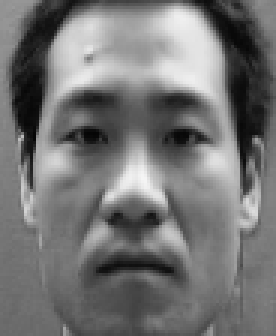
//> input picture test.bmp, 92 x 112 px, given in place of the camera (shown 3 times larger)
$ ./CameraGenderRecognition   (built with g++ and OpenCV 4)
//> lines starting //> are read from the running program, lines starting //| are printed output that depends on the picture
### src/myGabor.h
#include <opencv2/opencv.hpp>
#include <vector>

using namespace std;
using namespace cv;

class myGabor
{
	public:
		static Mat getGaborImg (Mat& src,
                                float sigma,
                                float theta,
                                float lambda,
                                float gamma,
                                Size kernelSize);

   	static Mat getKernel (float sigma,
                          float theta,
                          float lambda,
                          float gamma,
                          int kernelType,
                          Size kernelSize);

    static Mat filterImg (Mat& src,Mat& kernel);

    static Mat filterImg (Mat& src, Mat& kernel, int filterType);

    static Mat calculateMagnitude (Mat &realImg,Mat &imgnrImg);
};

### src/pcaImpl.h
#pragma once

#include <opencv2/opencv.hpp>
#include <vector>
using namespace std;
using namespace cv;

class pcaImpl
{
public:
    pcaImpl (Mat& _data, int maxComponents=0, float retainedVariance = 1.0);
    Mat pcaProject(Mat _data);
    Mat pcaInverseProject(Mat _data);


private:

    Mat meanMat;            // should be 1-D matrix
    Mat covarMat;
    Mat eigenValues;
    Mat eigenVectors;

    pcaImpl& init(Mat& _data, int maxComponents, float retainedVariance);
    template <typename T>
    int computeCumEnergy(const Mat& eigenvalues, T retainedVariance);

};

### src/utils.h
#include <iostream>
#include <vector>
#include <fstream>
#include <sstream>
#include <string>

#include <opencv2/opencv.hpp>
#include <opencv2/core/core.hpp>

#include <opencv2/imgproc/imgproc.hpp>
#include <opencv2/objdetect/objdetect.hpp>
#include <opencv2/highgui/highgui.hpp>
#include <opencv2/ml/ml.hpp>

#include <boost/algorithm/string.hpp>
#include <boost/date_time/posix_time/posix_time.hpp>
#include <boost/filesystem.hpp>

#include "pcaImpl.h"
#include "myGabor.h"

using namespace cv;
using namespace std;

namespace bfs = boost::filesystem;
namespace ba  = boost::algorithm;
namespace bpt = boost::posix_time;


#define THROW_ERROR(err_code, err_msg)                 \
    {                                                  \
        ostringstream oss;                             \
        oss << err_msg << ", err_code = " << err_code; \
        throw runtime_error (oss.str ());              \
    }

// shared parameters
//---------------------------------------
#define FEMALE 1                // set female type to 1
#define MALE   2                // set male type to 2

#define MALE_SAMPLE_NO   340    //no. of male sample
#define FEMALE_SAMPLE_NO 340    //no. of female sample

#define MALE_TEST_NO     100
#define FEMALE_TEST_NO   100

#define kSizeX 5               // Gabor kernel scale
#define kSizeY 9

#define SIGMA 2*CV_PI
#define THETA_BOUND  8
#define LAMBDA_BOUND 5
#define GAMMA 1

#define PCA_RATE       1.0
#define PCA_FEATURE_NO 22
#define DESCRIPTOR_DIM PCA_FEATURE_NO*40

//const string in_type (".bmp");
const string out_type (".png");
const string face_cascade_file = "./haarcascade_frontalface_alt.xml";


// shared data type and functions
//---------------------------------------
Mat detect_face (Mat& frame);
float detect_gender_per_face (Mat& ROI);

### src/myGabor.cpp
#include "myGabor.h"


Mat myGabor::getKernel (float sigma,
                    	  float theta,
                    	  float lambda,
                        float gamma,
                    	  int kernelType,			//indicate real part or imaginary part
                    	  Size kernelSize)
{
  // v: 代表波长
  // u: 代表方向
  // Kmax=2.5*pi/2, f=sqrt(2), sigma=1.5*pi;
  // U,方向因子{0,1,2,3,4,5,6,7}
  // V,大小因子{0,1,2,3,4}

	int xMax = ceil(max(1, kernelSize.width/2));
	int yMax = ceil(max(1, kernelSize.height/2));

  //Qu = pi*U/8;  theta
	Mat kernel(yMax*2+1, xMax*2+1, CV_32F);

	//float *rRows, *iRows;
	float *rows;
	float pi = CV_PI;
	float sigmaSq = sigma * sigma;
	float direction = pi * theta / 8 + pi/2; // input of theta: {0, 1, 2, 3, 4, 5, 6, 7, 8}
  //kv = 2.5 * (pi / 2)/pow( 2, -lambda/2); // input of lambda: {0, 1, 2, 3, 4}

	float kv = 2.5 * pi * pow(2, -(lambda+2)/2);

	float lastExp = exp(-sigmaSq/2);

	//cout << lastExp << endl;

	for(int y = 0; y <= yMax*2; y++)
	{

		rows = kernel.ptr<float>(y);


		for(int x = 0; x <= xMax*2; x++)
		{
			int i = x - xMax;
			int j = y - yMax;
			//cout << "y:" << y << endl;
			//cout << "x:" << x << endl;
			float firstExp = exp(-(kv * kv * (i*i + j*j) / (2 * sigmaSq)));
			//float rPartExp = cos(kv * cos(direction) * x + kv * sin(direction) * y) - lastExp;
			//float iPartExp = sin(kv * cos(direction) * x + kv * sin(direction) * y);
			float rPartExp = cos(kv * cos(direction) * i + kv * sin(direction) * j) - lastExp;
			float iPartExp = sin(kv * cos(direction) * i + kv * sin(direction) * j);

			if(kernelType == 0){
				rows[x] = kv * kv * firstExp * rPartExp / sigmaSq;
			}
			else{
				rows[x] = kv * kv * firstExp * iPartExp / sigmaSq;
			}
		}
	}

	return kernel;
}


Mat myGabor::filterImg (Mat& src,Mat& kernel)
{
    Mat outImg;
    filter2D(src, outImg, CV_32F, kernel, Point(-1,-1), 0, BORDER_REPLICATE);

    return outImg;
}

// [7 lines left out: function filterImg, not called in this run]


Mat myGabor::calculateMagnitude (Mat &realImg,Mat &imgnrImg)
{
    int row = realImg.rows;
    int col = realImg.cols;

    Mat outImg = Mat::zeros(row, col, CV_32F);

    pow(realImg, 2, realImg);
    pow(imgnrImg, 2, imgnrImg);

    sqrt( (imgnrImg + realImg) ,outImg);

    return outImg;
}


Mat myGabor::getGaborImg (Mat& src,
            						  float sigma,
            						  float theta,
            						  float lambda,
            						  float gamma,
            						  Size kernelSize )
{
    Mat rPartKernel = getKernel( sigma, theta, lambda, gamma, 0, kernelSize);
    Mat iPartKernel = getKernel( sigma, theta, lambda, gamma, 1, kernelSize);
	  //imshow("rPartKernel", rPartKernel);
	  //imshow("iPartKernel", iPartKernel);

    Mat rPartImg = filterImg(src, rPartKernel);
  	Mat iPartImg = filterImg(src, iPartKernel);
  	//imshow("r Part", rPartImg);
  	//imshow("i Part", iPartImg);
  	return calculateMagnitude(rPartImg, iPartImg);
}

### src/pcaImpl.cpp
#include "pcaImpl.h"


    /*
    * Compute the principal component of a given matrix.
    * We assume that the matrix regard every row as a sample
      eg -------------> y
        |
        |
        |
        x                for this(x,y) matrix, we have x rows/samples with y dimensions

    *
    // _data: Assuming the input data is recorded as ROW
    // maxComponents：required max dimension, must be less than sample's dimension (default = 0, means keep all)
    // retainedVariance: automatically calculation according to the cumulative percentage
    */
pcaImpl::pcaImpl(Mat& _data,int maxComponents, float retainedVariance)
{
    pcaImpl::init(_data, maxComponents, retainedVariance);
}

pcaImpl& pcaImpl::init(Mat& _data, int maxComponents, float retainedVariance)
{

    Mat data = _data.clone();
    // cout<<"data -->"<<data<<endl;
    // Mat data = _data.getMat();
    int initDim = data.cols;         // initial dimension of data
    int dataCount = data.rows;          // number of data samples
    int ctype = std::max(CV_32F, data.depth());

    // 1. Compute the mean of every dimension
    meanMat = Mat(1, initDim, ctype, Scalar::all(0));
    for (int i = 0; i < initDim; i++){
        meanMat.at<float>(0,i) = (float) sum(data.col(i))[0] / dataCount;   //compute dim mean
    }
    // cout<<"meanMat -->"<<meanMat<<endl;

    // 2. Subtract mean image from the data set to get mean centered data vector
    Mat tmpMeanMat = repeat(meanMat, dataCount, 1);
    data = data - tmpMeanMat;

    // 3. Compute the covariance matrix from the mean centered data matrix
    //先让样本矩阵中心化，即每一维度减去该维度的均值，使每一维度上的均值为0，然后直接用新的到的样本矩阵乘上它的转置，然后除以(N-1)即可
    covarMat = Mat(initDim, initDim, ctype);        // the covarMat is a squear matrix, dim == sample's dim
    covarMat = (data.t()*data) / (dataCount - 1);   // （X'*X)/n-1
    // cout<<"covarMat -->"<<covarMat<<endl;

    // 4. Calculate the eigenvalues and eigenvectors for the covariance matrix
    eigen( covarMat, eigenValues, eigenVectors );

    // 5. Normalize the eigen vectors
    for(int i = 0; i < initDim; i++ )
    {
        Mat vec = eigenVectors.row(i);          //Passed by reference
        normalize(vec, vec);
    }

    // 6. Find out an eigenvector with the largest eigenvalue which distingushes the data
    int count = std::min(initDim, dataCount), out_count = count;
    //compute the cumulative energy content for each eigenvector
    int remainCount = 0;
    if(retainedVariance<1.0)
        if (ctype == CV_32F)
            remainCount = computeCumEnergy<float>(eigenValues, retainedVariance);
        else
            remainCount = computeCumEnergy<double>(eigenValues, retainedVariance);
    if(remainCount > 0)
        out_count = std::min(count, remainCount);
    else if( maxComponents > 0 )        //constrain the max dimensions
        out_count = std::min(count, maxComponents);
    // cout<<"outCount of PCA : "<<out_count<<endl;

    eigenValues = eigenValues.rowRange(0, out_count).clone();
    eigenVectors = eigenVectors.rowRange(0,out_count).clone();

    // cout << "eigenValues-->"<<eigenValues << endl;
    // cout << "eigenVectors-->"<<eigenVectors << endl;

    return *this;

}


Mat pcaImpl::pcaProject(Mat _data)
{
    Mat result;
    Mat data = _data.clone();
    Mat tmpMeanMat = repeat(meanMat, data.rows/meanMat.rows, data.cols/meanMat.cols);
    subtract( data, tmpMeanMat, data);

    if(meanMat.rows == 1){
        gemm( data, eigenVectors, 1, Mat(), 0, result, GEMM_2_T );
    }
    // cout << "result-->"<<result << endl;
    return result;
}

// [12 lines left out: function pcaInverseProject, not called in this run]


template <typename T>
// [20 lines left out: function computeCumEnergy, not called in this run]

### src/utils.cpp
#include "utils.h"


// [45 lines left out: function detect_face, not called in this run]


float detect_gender_per_face (Mat& ROI){

    // gabor feature
    normalize (ROI, ROI, 1, 0, CV_MINMAX, CV_32F);

    Mat feature_Gabor;

    for (int i=0;i<THETA_BOUND;i++) {

        for (int j=0;j<LAMBDA_BOUND;j++) {

            Mat M_Magnitude = myGabor::getGaborImg (ROI,
                                                    SIGMA,    //sigma
                                                    i,        //theta
                                                    j,        //lambda
                                                    GAMMA,    //gamma
                                                    Size(kSizeX, kSizeY)); //kernel size

            normalize (M_Magnitude, M_Magnitude, 0, 1, CV_MINMAX,CV_32F);

            Mat feature_line= M_Magnitude.reshape (0,1);
            feature_Gabor.push_back (feature_line);
        }
    }

    // pca
    pcaImpl pca = pcaImpl::pcaImpl (feature_Gabor, PCA_FEATURE_NO, PCA_RATE);
    Mat dst = pca.pcaProject (feature_Gabor) ;
    //cout << "dst:" << dst.size() <<endl;

    Mat feature_line = dst.reshape (0,1);
    //cout << "feature_line: " << line.size() <<endl;

    // svm classification
    CvSVM mySVM;
    mySVM.load ("SVM_PCA.xml");
    float response = mySVM.predict (feature_line );

    feature_Gabor.release();

    return response;
}

### src/CameraGenderRecognition.cpp
#include "utils.h"


// string classifyGender(Mat _ROI);
Mat detectAndDisplay_FaceAndGender(Mat frame);

CascadeClassifier face_cascade;
string window_name = "Camera Gender Recognition";

int maleCount = 0;
int femaleCount = 0;

int main(){

    /*****Initialize the camera to capture images*****/
    VideoCapture cap(0);        //open the default camera
    if (!cap.isOpened()){
        printf("--(!)The camera has not been turned on, please check again\n");
        getchar();
        return -1;
    }
    /*****Initialized loading of the cascades*****/
    if (!face_cascade.load(face_cascade_file)) {
        printf("--(!)Error in loading face cascade file\n");
        getchar();
        return -1;
    };

    namedWindow(window_name, 1);
    //preprocessing image from BGR to Gray
    for (;;) {
        Mat frame;
        Mat frame_gray;
        cap >> frame;       //get a new frame from camera
//> frame is the input picture: 112 rows x 92 cols, CV_8UC3; min 5, max 245, mean 116

        /*****Detect face and gender*****/
        detectAndDisplay_FaceAndGender(frame);

        /*****Show what we detected*****/
        imshow(window_name, frame);
        cvWaitKey(1);       // delay to show
    }
    return 0;
}


Mat detectAndDisplay_FaceAndGender(Mat frame)
{
    // 1. image preprocessing
    Mat frame_gray,ROI;
    if(frame.channels() > 1){
        cvtColor( frame, frame_gray, CV_BGR2GRAY );
    }
    equalizeHist( frame_gray, frame_gray );
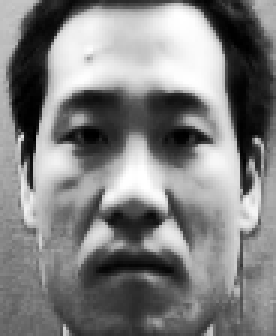
//> frame_gray: 112 rows x 92 cols, CV_8UC1 (shown 3 times larger); min 0, max 255, mean 128.3

    std::vector<Rect> faces;
    face_cascade.detectMultiScale( frame_gray, faces, 1.1, 2, 0|CV_HAAR_SCALE_IMAGE, Size(30, 30) );
//> faces = 1 Rect (x, y, width, height): [4, 13, 83, 83]
//> (the run ends here: the program needs code that is not available in this run, at `CvSVM mySVM;`)
